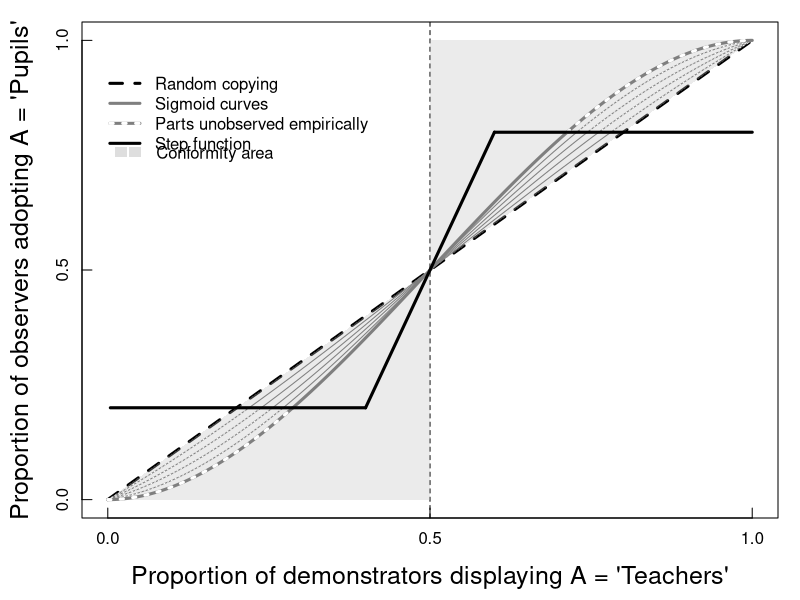

The R script that drew this image:
	
png("~/Documents/Cours/Toulouse School of Economics/PhD papers/conformity/images/sigmoid/sigmoid_step_gray.png")	
	
	layout(1)
	par(mgp=c(2.5,.5,0), mar=c(4,4,1,1)+0.1)
	
	# Parameters
	s0 <- .2 ;							# value at 0 and 1
	s <- 3 ;								# slope at .5
	xlow <- (s + 2*s0 -1)/(2*s) ;		# end of the first plateau
	xhigh <- 1 - xlow ;					# beginning of the second plateau
	id <- function(x) {x} ;				# identity function
	
	# Plot frame with random copying as baseline
	plot(id, 0, 1, lwd=3, lty=2,						# plot of the identity function (random copying)
		xaxp=c(0,1,2), yaxp=c(0,1,2), tck=.02,
		cex.lab=1.5,
		xlab="Proportion of demonstrators displaying A = 'Teachers'",
		ylab="Proportion of observers adopting A = 'Pupils'") ;
	abline(v = 1/2, lty="dashed") ;		# vertical line at x = .5
	
	# Fill conformity areas
	polygon(x = c(0, 1/2, 1/2), y = c(0, 0, 1/2), col=adjustcolor("gray", alpha.f=.3), border=NA)
	polygon(x = c(1, 1/2, 1/2), y = c(1, 1, 1/2), col=adjustcolor("gray", alpha.f=.3), border=NA)
	
	# Sigmoid curves
	for (k in 1:5) {
		f1 <- function(x) x + k/5*x*(1-x)*(2*x-1) - s0
		x1 <- uniroot(f1, c(0, 1/2))$root
		f2 <- function(x) x + k/5*x*(1-x)*(2*x-1) - (1 - s0)
		x2 <- uniroot(f2, c(1/2, 1))$root
		if (k==5) width <- 3 else width <- 1
		curve(x + k/5*x*(1-x)*(2*x-1), x1, x2, col="gray50", lwd=width, add=TRUE);
		curve(x + k/5*x*(1-x)*(2*x-1), 0, x1, col="gray50", lwd=width, lty=1, add=TRUE);
		curve(x + k/5*x*(1-x)*(2*x-1), x2, 1, col="gray50", lwd=width, lty=1, add=TRUE);
		curve(x + k/5*x*(1-x)*(2*x-1), 0, x1, col="white", lwd=width, lty=3, add=TRUE);
		curve(x + k/5*x*(1-x)*(2*x-1), x2, 1, col="white", lwd=width, lty=3, add=TRUE);
	}
	
	# Quasi-step function
	curve(1/2 + s*(x-1/2), from = xlow, to= xhigh, col="black", lwd=3, add=TRUE) ;
	curve(s0*x/x, from=0, to=xlow, col="black", lwd=3, add=TRUE) ;
	curve((1-s0)*x/x, from=xhigh, to=1, col="black", lwd=3, add=TRUE) ;
	
	legend(-.02, .95, bty="n",
		legend=c("Random copying", "Sigmoid curves", "Parts unobserved empirically", "Step function"),
		col=c("black", "gray50", "gray50", "black"),
		lwd=c(3,3,3,3),
		lty=c(2,1,1,1)
		)
	legend(-.02, .95, bty="n",
		legend=c("", "", ""),
		col=c(NA,NA,"white"),
		lwd=c(NA,NA,3.1),
		lty=c(NA,NA,3)
		)
		
	legend(-.012, .8, bty="n",		
		legend="",
		fill=adjustcolor("gray", alpha.f=.5),
		border=NA
		)
	legend(.010, .8, bty="n",		# x+0.22
		legend="Conformity area",
		fill=adjustcolor("gray", alpha.f=.5),
		border=NA
		)

dev.off()